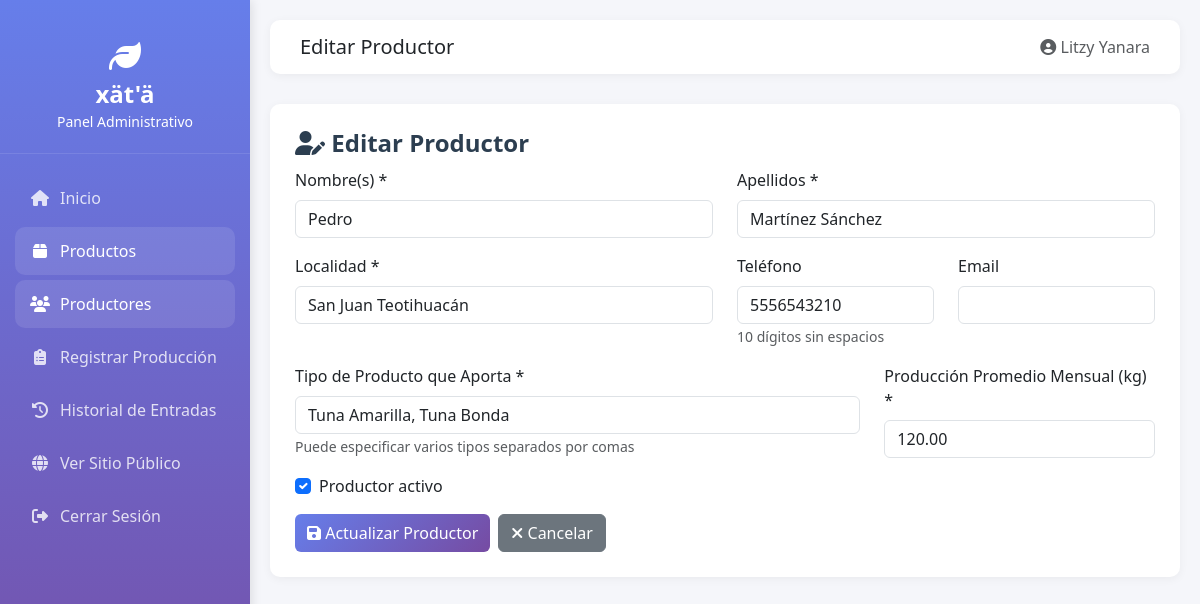
Screenshot of /admin/editar_productor.php?id=3 (signed in) with the database file from the repository.
### tables this page shows
CREATE TABLE `productores` (
  `id` int(11) NOT NULL,
  `nombre` varchar(100) NOT NULL,
  `apellidos` varchar(100) NOT NULL,
  `localidad` varchar(100) NOT NULL,
  `telefono` varchar(15) DEFAULT NULL,
  `email` varchar(100) DEFAULT NULL,
  `tipo_producto` varchar(100) NOT NULL,
  `produccion_promedio_mensual` decimal(10,2) NOT NULL COMMENT 'En kilogramos',
  `fecha_registro` timestamp NOT NULL DEFAULT current_timestamp(),
  `activo` tinyint(1) DEFAULT 1
);

### admin/editar_productor.php (the view, shortened to what this page needs)
<?php
require_once '../includes/conexion.php';
$productor_id = intval($_GET['id']);
$query = "SELECT * FROM productores WHERE id = ?";
$stmt = $conn->prepare($query);
$stmt->bind_param("i", $productor_id);
$stmt->execute();
$resultado = $stmt->get_result();
$productor = $resultado->fetch_assoc();
include '../includes/header.php';
?>
<div class="content-card">
    <h1 class="page-title">
        <i class="fas fa-user-edit"></i> Editar Productor
    </h1>
    <form method="POST">
        <div class="row">
            <div class="col-md-6">
                <div class="mb-3">
                    <label for="nombre" class="form-label">Nombre(s) *</label>
                    <input type="text" class="form-control" id="nombre" name="nombre"
                           value="<?php echo htmlspecialchars($productor['nombre']); ?>" required>
                </div>
            </div>
            <div class="col-md-6">
                <div class="mb-3">
                    <label for="apellidos" class="form-label">Apellidos *</label>
                    <input type="text" class="form-control" id="apellidos" name="apellidos"
                           value="<?php echo htmlspecialchars($productor['apellidos']); ?>" required>
                </div>
            </div>
        </div>
        <div class="row">
            <div class="col-md-6">
                <div class="mb-3">
                    <label for="localidad" class="form-label">Localidad *</label>
                    <input type="text" class="form-control" id="localidad" name="localidad"
                           value="<?php echo htmlspecialchars($productor['localidad']); ?>" required>
                </div>
            </div>
            <div class="col-md-3">
                <div class="mb-3">
                    <label for="telefono" class="form-label">Teléfono</label>
                    <input type="tel" class="form-control" id="telefono" name="telefono"
                           value="<?php echo htmlspecialchars($productor['telefono']); ?>"
                           maxlength="10">
                    <small class="text-muted">10 dígitos sin espacios</small>
                </div>
            </div>
            <div class="col-md-3">
                <div class="mb-3">
                    <label for="email" class="form-label">Email</label>
                    <input type="email" class="form-control" id="email" name="email"
                           value="<?php echo htmlspecialchars($productor['email']); ?>">
                </div>
            </div>
        </div>
        <div class="row">
            <div class="col-md-8">
                <div class="mb-3">
                    <label for="tipo_producto" class="form-label">Tipo de Producto que Aporta *</label>
                    <input type="text" class="form-control" id="tipo_producto" name="tipo_producto"
                           value="<?php echo htmlspecialchars($productor['tipo_producto']); ?>" required>
                    <small class="text-muted">Puede especificar varios tipos separados por comas</small>
                </div>
            </div>
            <div class="col-md-4">
                <div class="mb-3">
                    <label for="produccion_promedio_mensual" class="form-label">Producción Promedio Mensual (kg) *</label>
                    <input type="number" step="0.01" class="form-control" id="produccion_promedio_mensual"
                           name="produccion_promedio_mensual"
                           value="<?php echo $productor['produccion_promedio_mensual']; ?>" required>
                </div>
            </div>
        </div>
        <div class="mb-3">
            <div class="form-check">
                <input class="form-check-input" type="checkbox" id="activo" name="activo"
                       <?php echo $productor['activo'] == 1 ? 'checked' : ''; ?>>
                <label class="form-check-label" for="activo">
                    Productor activo
                </label>
            </div>
        </div>
        <div class="d-flex gap-2">
            <button type="submit" class="btn btn-primary">
                <i class="fas fa-save"></i> Actualizar Productor
            </button>
            <a href="productores_crud.php" class="btn btn-secondary">
                <i class="fas fa-times"></i> Cancelar
            </a>
        </div>
    </form>
</div>
<?php include '../includes/footer.php'; ?>

### includes/header.php (style rules this page uses)
:root { --primary-color: #667eea; --secondary-color: #764ba2; --sidebar-width: 250px; }
body { font-family: 'Segoe UI', Tahoma, Geneva, Verdana, sans-serif; background-color: #f5f6fa; }
.content-card { background: white; border-radius: 10px; padding: 25px; box-shadow: 0 2px 10px rgba(0, 0, 0, 0.05); margin-bottom: 20px; }
.page-title { font-size: 24px; font-weight: 600; color: #2c3e50; margin-bottom: 10px; }
.btn-primary { background: linear-gradient(135deg, var(--primary-color) 0%, var(--secondary-color) 100%); border: none; }

### rows the page displays
productores: nombre "Pedro", apellidos "Martínez Sánchez", localidad "San Juan Teotihuacán", telefono "5556543210", tipo_producto "Tuna Amarilla, Tuna Bonda", produccion_promedio_mensual "120.00", activo "☑"

### other values shown
$titulo_pagina "Editar Productor"
obtenerNombreUsuario() "Litzy Yanara"
